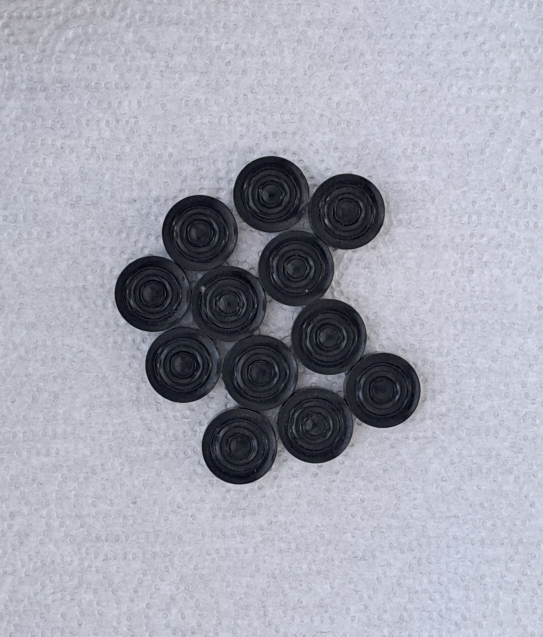
#> input picture Image Segmentation /Watershed/chess_stones.jpg, 1085 x 1274 px (shown at 1/2 size)
$ jupyter execute Watershed.ipynb
#> lines starting #> are read from the running program, lines starting #| are printed output that depends on the picture; after the words box and inside, x2 and y2 are one past the last pixel; in counts of white or black regions, pixels touching at a corner belong together
# Watershed Algorithm for Image Segmentation for touching objects in an image

[cell 1]
import cv2 as cv
import numpy as np
import matplotlib.pyplot as plt

path = './chess_stones.jpg'

def watershed():

    # load and read image
    img = cv.imread(path)
#> img is the input picture: shape (1274, 1085, 3); mean B, G, R 178.7, 166.7, 164.7
    img = cv.rotate(img, cv.ROTATE_90_COUNTERCLOCKWISE)
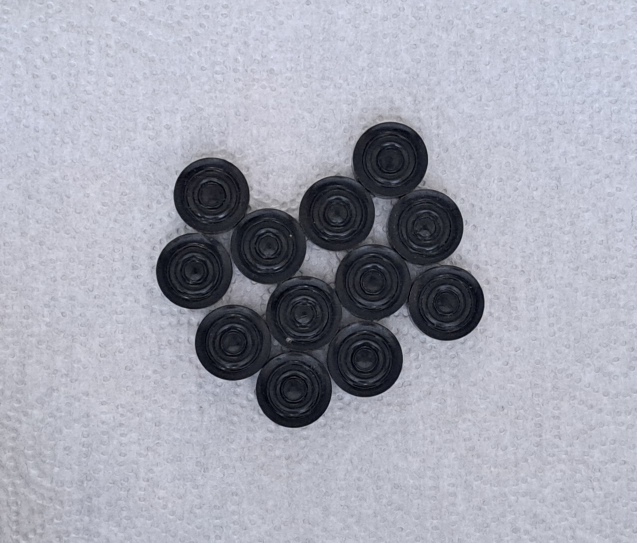
#> img: shape (1085, 1274, 3) (shown at 1/2 size); mean B, G, R 178.7, 166.7, 164.7
    img = cv.resize(img, None, fx = 0.5, fy = 0.5)
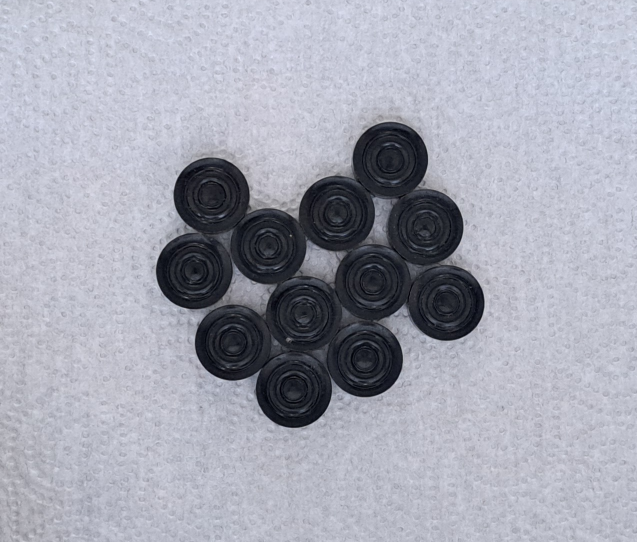
#> img: shape (542, 637, 3); mean B, G, R 178.8, 166.8, 164.8

    # convert to color and grayscale
    img_rgb = cv.cvtColor(img, cv.COLOR_BGR2RGB)
    img_gray = cv.cvtColor(img, cv.COLOR_BGR2GRAY)

    plt.figure(figsize = (12,10))
    plt.subplot(421)
    plt.imshow(img_rgb), plt.title('RGB Image'), plt.axis('off')
    plt.subplot(422)
    plt.imshow(img_gray, cmap = 'gray'), plt.title('Grayscale Image'), plt.axis('off')

    # perform thresholding to receive binary image
    _, binary = cv.threshold(img_gray, 110, 255, cv.THRESH_BINARY_INV)
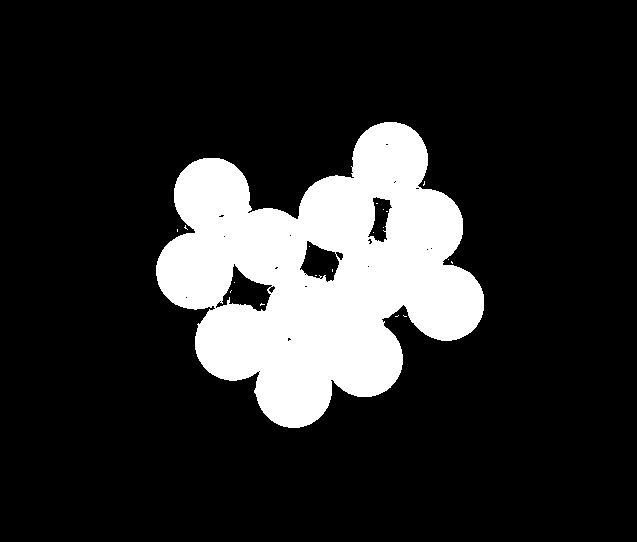
#> binary: shape (542, 637); 16.6% white; 19 white regions (18 under 20 px), largest, box (x1, y1, x2, y2) and area: (156, 122, 484, 428) 57250

    plt.subplot(423)
    plt.imshow(binary), plt.title('Thresholded - Binary Image'), plt.axis('off')

    # create kernel and dialate
    kernel = np.ones((13,13), np.uint8)
    dilated = cv.dilate(binary, kernel)
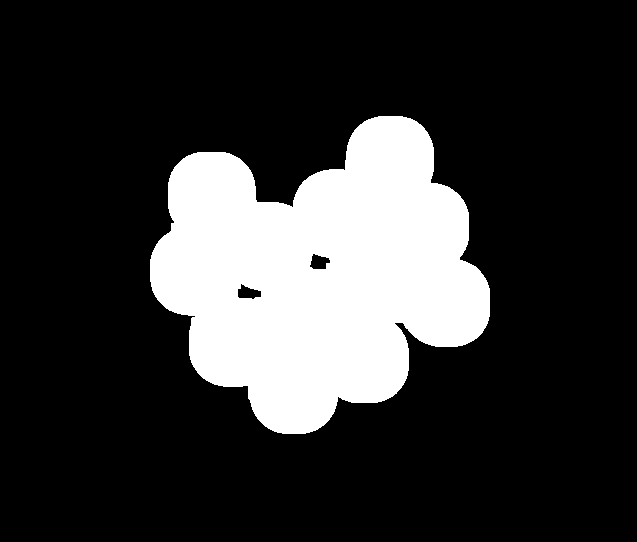
#> dilated: shape (542, 637); 20.2% white; 1 white region, box (x1, y1, x2, y2) and area: (150, 116, 490, 434) 69705

    plt.subplot(424)
    plt.imshow(dilated), plt.title('Dilated'), plt.axis('off')

    # distanceTransform - distance from a current pixel (255) of interest to the nearest black pixel (0)
    distTransform = cv.distanceTransform(dilated, cv.DIST_L2, 5)
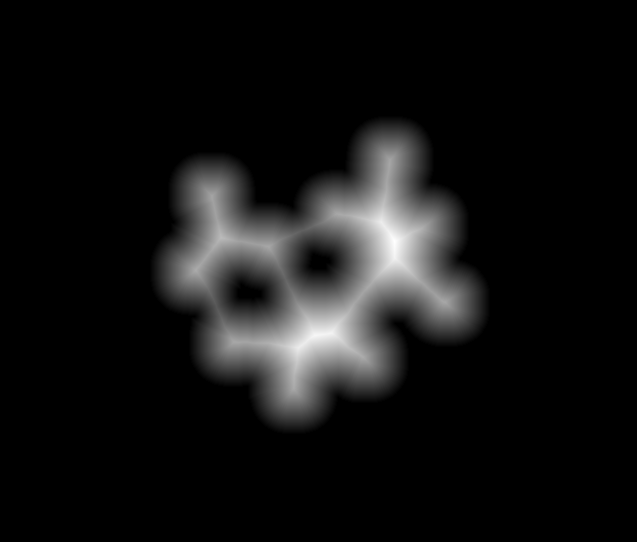
#> distTransform: shape (542, 637) float32; min 0, max 68.74, mean 5.1; drawn with min black and max white

    plt.subplot(425)
    plt.imshow(distTransform), plt.title('Distance of Pixel of interest to the nearest black pixel'), plt.axis('off')

    # perform thresholding to the distance Transform
    _, distThresholding = cv.threshold(distTransform, 45, 255, cv.THRESH_BINARY)
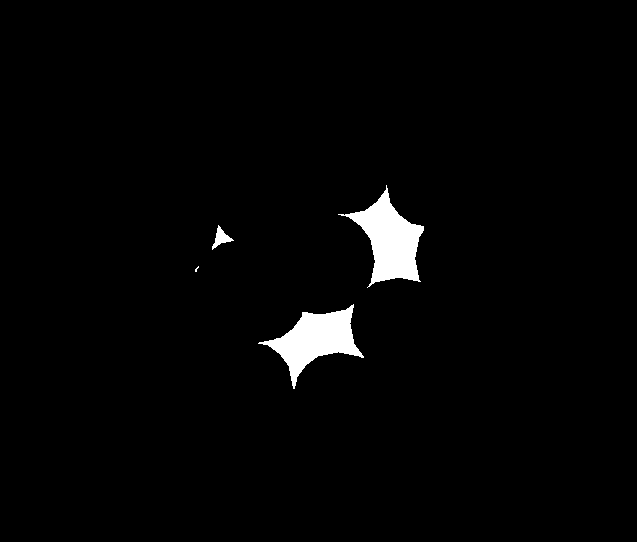
#> distThresholding: shape (542, 637) float32; 2.1% white; 4 white regions (1 under 20 px), largest, box (x1, y1, x2, y2) and area: (338, 185, 424, 288) 3695, (258, 304, 364, 389) 3460, (212, 225, 234, 250) 205
    plt.subplot(426)
    plt.imshow(distThresholding), plt.title('Thresholded Distances'), plt.axis('off')

    # label the different areas
    distThresholding = np.uint8(distThresholding)
    _, markers = cv.connectedComponents(distThresholding)
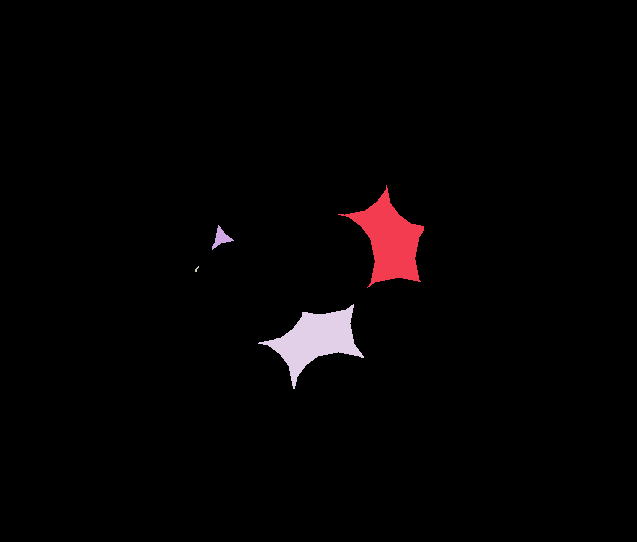
#> markers: shape (542, 637) int32; 5 distinct labels, from 0 to 4; one colour per label, 0 black

    plt.subplot(427)
    plt.imshow(markers), plt.title('coloured markers'), plt.axis('off')

    # plot Watershed
    plt.subplot(428)
    markers = np.int32(markers)
    ws_marks = cv.watershed(img_rgb, markers)
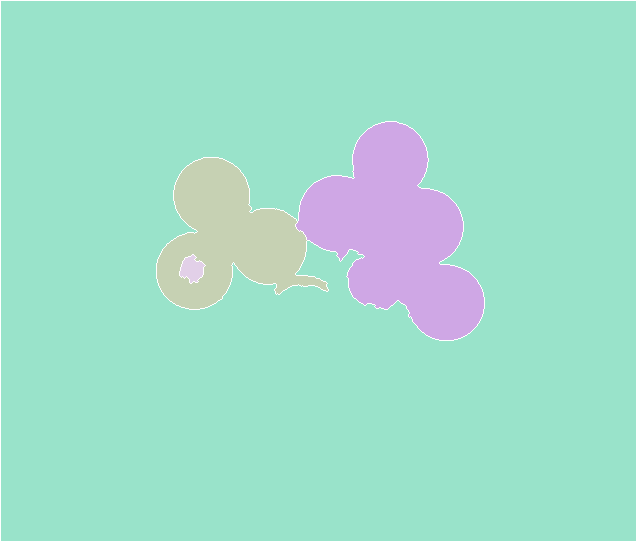
#> ws_marks: shape (542, 637) int32; 5 distinct labels, from -1 to 4; one colour per label, 0 black, -1 white
    plt.imshow(ws_marks), plt.title('Watershed'), plt.axis('off')

    plt.show()


watershed()
